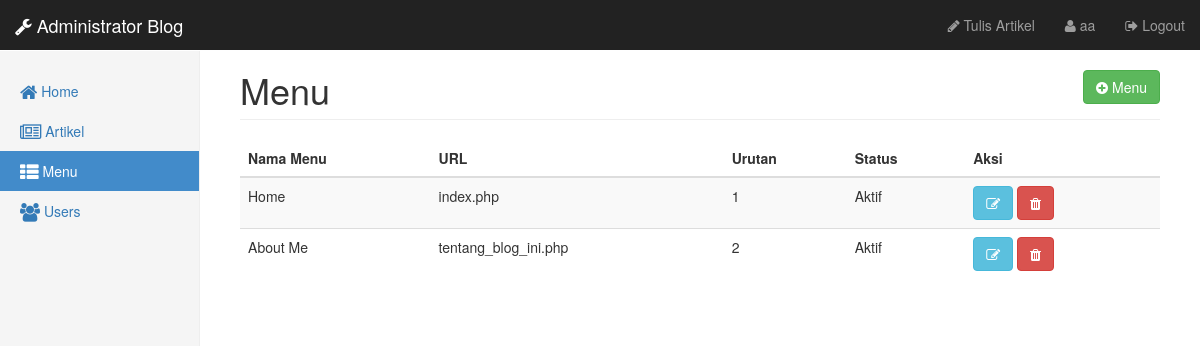
Screenshot of /admin/menu/index.php (signed in) with the database file from the repository.
### tables this page shows
CREATE TABLE IF NOT EXISTS `menu` (
  `id` int(11) NOT NULL,
  `nama` varchar(32) NOT NULL,
  `url` varchar(32) NOT NULL,
  `urutan` int(11) NOT NULL,
  `status` enum('0','1') NOT NULL
);

### admin/menu/data_menu.php (the view)
<div class="col-sm-9 col-sm-offset-3 col-md-10 col-md-offset-2 main">
  <h1 class="page-header">Menu <a href="tambah_menu.php" class="btn btn-success pull-right"><i class="fa fa-plus-circle"></i> Menu</a></h1>
  <div class="table-responsive">
    <table class="table table-striped">
      <thead>
        <tr>
            <th>Nama Menu</th>
            <th>URL</th>
            <th>Urutan</th>
            <th>Status</th>
            <th>Aksi</th>
        </tr>
        <tbody>
        <?php
            $query = mysqli_query($koneksi, "SELECT * FROM menu");
            while($menu = mysqli_fetch_array($query)){
                echo "<tr>";
                echo "<td>".$menu['nama']."</td>";
                echo "<td>".$menu['url']."</td>";
                echo "<td>".$menu['urutan']."</td>";
                echo ($menu['status'] == 1) ? "<td>Aktif</td>":"<td>Non-aktif</td>";
                echo "<td><a href='edit_menu.php?id=".$menu['id']."' class='btn btn-info'><i class='fa fa-edit'></i></a> <a href='hapus_menu.php?id=".$menu['id']."' class='btn btn-danger'><i class='fa fa-trash'></i></a></td>";
                echo "</tr>";
            }
         ?>
      </tbody>
    </table>
  </div>
</div>

### rows the page displays
menu: nama "Home", url "index.php", urutan "1", status "Aktif"
menu: nama "About Me", url "tentang_blog_ini.php", urutan "2", status "Aktif"

### other values shown
$_SESSION['username'] "aa"
